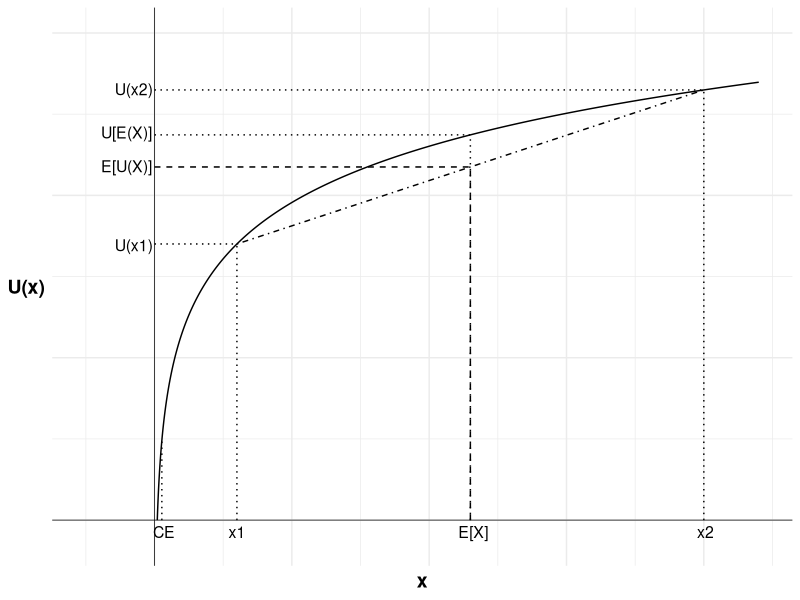
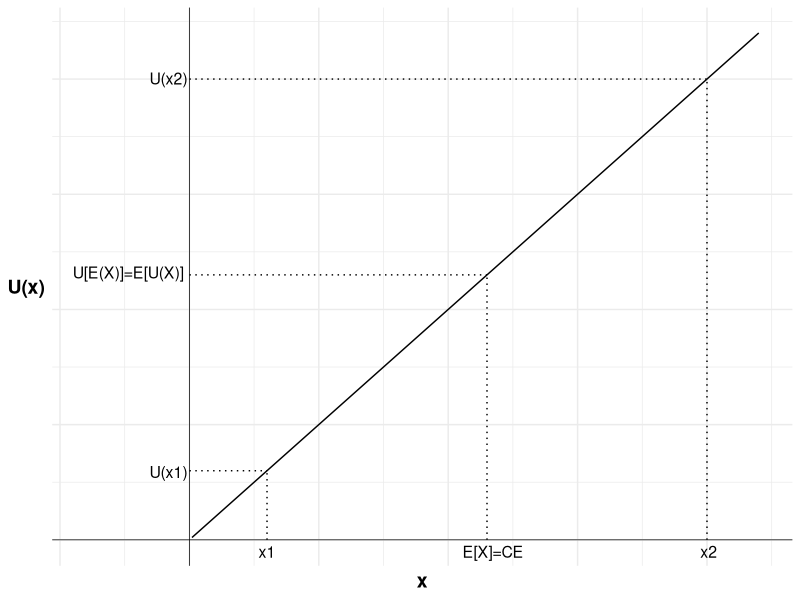
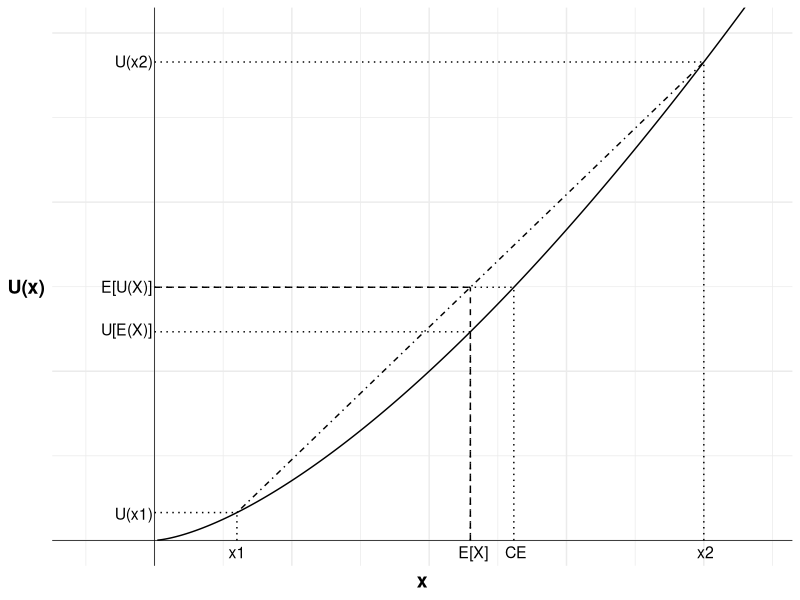

Reproduce these figures in R, in order.
## ---- chunk 1
#| label: fig-risk-aversion
#| fig-cap: "Risk aversion"

library(ggplot2)

u <- function(x){
  log(x)
}

df <- data.frame(
  x=seq(1,220,0.1),
  y=NA
)

df$y <- u(df$x)

#Variables for plot (may not match labels as not done to scale)
#Payoffs from gamble
p1 <- 0.5
x1 <- 30 #loss
p2 <- 0.5
x2 <- 200 #win
ev <- p1*x1+p2*x2 #expected value of gamble
xc <-115 #certain outcome
ce <-(p1*u(x1)+p2*u(x2))^(1/1.5) #certainty equivalent
px2 <-(ev-x1)/(x2-x1)

ggplot(mapping = aes(x, y)) +

  #Plot the utility curve
  geom_line(data = df) +
  geom_vline(xintercept = 0, linewidth=0.25)+ 
  geom_hline(yintercept = 0, linewidth=0.25)+
  labs(x = "x", y = "U(x)")+

  # Set the theme
  theme_minimal()+

  #remove numbers on each axis
  theme(axis.text.x = element_blank(),
            axis.text.y = element_blank(),
            axis.title=element_text(size=14,face="bold"),
            axis.title.y = element_text(angle=0, vjust=0.5))+

  #set limits - need to include room for labels
  coord_cartesian(xlim = c(-25, 220), ylim = c(-0.25, 6))+

  #Add labels x1, U(x1) and line to curve indicating each
  annotate("text", x = x1, y = 0, label = "x1", size = 4, hjust = 0.5, vjust = 1.5)+
  annotate("segment", x = x1, y = 0, xend = x1, yend = u(x1), linewidth = 0.5, colour = "black", linetype="dotted")+
  annotate("segment", x = 0, y = u(x1), xend = x1, yend = u(x1), linewidth = 0.5, colour = "black", linetype="dotted")+
  annotate("text", x = 0, y = u(x1), label = "U(x1)", size = 4, hjust = 1.05, vjust = 0.6)+

  #Add line to curve indicating utility of expected value
  annotate("segment", x = xc, y = 0, xend = xc, yend = u(xc), linewidth = 0.5, colour = "black", linetype="dotted")+
  annotate("segment", x = 0, y = u(xc), xend = xc, yend = u(xc), linewidth = 0.5, colour = "black", linetype="dotted")+
  annotate("text", x = 0, y = u(xc), label = "U[E(X)]", size = 4, hjust = 1.05, vjust = 0.3)+

  #Add expected utility line
  annotate("segment", x = x1, xend = x2, y = u(x1), yend = u(x2), linewidth = 0.5, colour = "black", linetype="dotdash")+

  #Add labels x2, U(x2) and line to curve indicating each
  annotate("text", x = x2, y = 0, label = "x2", size = 4, hjust = 0.4, vjust = 1.5)+
  annotate("segment", x = x2, y = 0, xend = x2, yend = u(x2), linewidth = 0.5, colour = "black", linetype="dotted")+
  annotate("segment", x = 0, y = u(x2), xend = x2, yend = u(x2), linewidth = 0.5, colour = "black", linetype="dotted")+
  annotate("text", x = 0, y = u(x2), label = "U(x2)", size = 4, hjust = 1.05, vjust = 0.45)+

  #Add labels E[X], E[U(X)] and curve indicating each
  annotate("text", x = ev, y = 0, label = "E[X]", size = 4, hjust = 0.4, vjust = 1.5)+
  annotate("segment", x = ev, y = 0, xend = ev, yend = u(x1)+(u(x2)-u(x1))*px2, linewidth = 0.5, colour = "black", linetype="dashed")+
  annotate("segment", x = 0, y = u(x1)+(u(x2)-u(x1))*px2, xend = ev, yend = u(x1)+(u(x2)-u(x1))*px2, linewidth = 0.5, colour = "black", linetype="dashed")+
  annotate("text", x = 0, y = u(x1)+(u(x2)-u(x1))*px2, label = "E[U(X)]", size = 4, hjust = 1.05, vjust = 0.45)+

  #Add vertical line indicating certainty equivalent and labelled "CE"
  annotate("segment", x = ce, xend = ce, y = 0, yend = u(ce), linewidth = 0.5, colour = "black", linetype="dotted")+
  annotate("text", x = ce, y = 0, label = "CE", size = 4, hjust = 0.4, vjust = 1.5)

## ---- chunk 2
#| label: fig-risk-neutral
#| fig-cap: "Risk neutral"

library(ggplot2)

u <- function(x){
  x
}

df <- data.frame(
  x=seq(1,220,0.1),
  y=NA
)

df$y <- u(df$x)

#Variables for plot (may not match labels as not done to scale)
#Payoffs from gamble
p1 <- 0.5
x1 <- 30 #loss
p2 <- 0.5
x2 <- 200 #win
ev <- p1*x1+p2*x2 #expected value of gamble
xc <-115 #certain outcome
ce <-p1*u(x1)+p2*u(x2) #certainty equivalent
px2 <-(ev-x1)/(x2-x1)

ggplot(mapping = aes(x, y)) +

  #Plot the utility curve
  geom_line(data = df) +
  geom_vline(xintercept = 0, linewidth=0.25)+ 
  geom_hline(yintercept = 0, linewidth=0.25)+
  labs(x = "x", y = "U(x)")+

  # Set the theme
  theme_minimal()+

  #remove numbers on each axis
  theme(axis.text.x = element_blank(),
            axis.text.y = element_blank(),
            axis.title=element_text(size=14,face="bold"),
            axis.title.y = element_text(angle=0, vjust=0.5))+

  #set limits - need to include room for labels
  coord_cartesian(xlim = c(-40, 220), ylim = c(-0.25, 220))+

  #Add labels x1, U(x1) and line to curve indicating each
  annotate("text", x = x1, y = 0, label = "x1", size = 4, hjust = 0.5, vjust = 1.5)+
  annotate("segment", x = x1, y = 0, xend = x1, yend = u(x1), linewidth = 0.5, colour = "black", linetype="dotted")+
  annotate("segment", x = 0, y = u(x1), xend = x1, yend = u(x1), linewidth = 0.5, colour = "black", linetype="dotted")+
  annotate("text", x = 0, y = u(x1), label = "U(x1)", size = 4, hjust = 1.05, vjust = 0.6)+

  #Add line to curve indicating utility of expected value
  annotate("segment", x = xc, y = 0, xend = xc, yend = u(xc), linewidth = 0.5, colour = "black", linetype="dotted")+
  annotate("segment", x = 0, y = u(xc), xend = xc, yend = u(xc), linewidth = 0.5, colour = "black", linetype="dotted")+
  annotate("text", x = 0, y = u(xc), label = "U[E(X)]=E[U(X)]", size = 4, hjust = 1.05, vjust = 0.3)+

  #Add labels x2, U(x2) and line to curve indicating each
  annotate("text", x = x2, y = 0, label = "x2", size = 4, hjust = 0.4, vjust = 1.5)+
  annotate("segment", x = x2, y = 0, xend = x2, yend = u(x2), linewidth = 0.5, colour = "black", linetype="dotted")+
  annotate("segment", x = 0, y = u(x2), xend = x2, yend = u(x2), linewidth = 0.5, colour = "black", linetype="dotted")+
  annotate("text", x = 0, y = u(x2), label = "U(x2)", size = 4, hjust = 1.05, vjust = 0.45)+

  #Add labels E[X], E[U(X)] and curve indicating each
  annotate("text", x = ev, y = 0, label = "E[X]=CE", size = 4, hjust = 0.4, vjust = 1.5)

## ---- chunk 3
#| label: fig-risk-seeking
#| fig-cap: "Risk seeking"

library(ggplot2)

u <- function(x){
  x^1.5
}

df <- data.frame(
  x=seq(1,220,0.1),
  y=NA
)

df$y <- u(df$x)

#Variables for plot (may not match labels as not done to scale)
#Payoffs from gamble
p1 <- 0.5
x1 <- 30 #loss
p2 <- 0.5
x2 <- 200 #win
ev <- p1*x1+p2*x2 #expected value of gamble
xc <-115 #certain outcome
ce <-(p1*u(x1)+p2*u(x2))^(1/1.5) #certainty equivalent
px2 <-(ev-x1)/(x2-x1)

ggplot(mapping = aes(x, y)) +

  #Plot the utility curve
  geom_line(data = df) +
  geom_vline(xintercept = 0, linewidth=0.25)+ 
  geom_hline(yintercept = 0, linewidth=0.25)+
  labs(x = "x", y = "U(x)")+

  # Set the theme
  theme_minimal()+

  #remove numbers on each axis
  theme(axis.text.x = element_blank(),
            axis.text.y = element_blank(),
            axis.title=element_text(size=14,face="bold"),
            axis.title.y = element_text(angle=0, vjust=0.5))+

  #set limits - need to include room for labels
  coord_cartesian(xlim = c(-25, 220), ylim = c(-0.25, 3000))+

  #Add labels x1, U(x1) and line to curve indicating each
  annotate("text", x = x1, y = 0, label = "x1", size = 4, hjust = 0.5, vjust = 1.5)+
  annotate("segment", x = x1, y = 0, xend = x1, yend = u(x1), linewidth = 0.5, colour = "black", linetype="dotted")+
  annotate("segment", x = 0, y = u(x1), xend = x1, yend = u(x1), linewidth = 0.5, colour = "black", linetype="dotted")+
  annotate("text", x = 0, y = u(x1), label = "U(x1)", size = 4, hjust = 1.05, vjust = 0.6)+

  #Add line to curve indicating utility of expected value
  annotate("segment", x = xc, y = 0, xend = xc, yend = u(xc), linewidth = 0.5, colour = "black", linetype="dotted")+
  annotate("segment", x = 0, y = u(xc), xend = xc, yend = u(xc), linewidth = 0.5, colour = "black", linetype="dotted")+
  annotate("text", x = 0, y = u(xc), label = "U[E(X)]", size = 4, hjust = 1.05, vjust = 0.3)+

  #Add expected utility line
  annotate("segment", x = x1, xend = x2, y = u(x1), yend = u(x2), linewidth = 0.5, colour = "black", linetype="dotdash")+

  #Add labels x2, U(x2) and line to curve indicating each
  annotate("text", x = x2, y = 0, label = "x2", size = 4, hjust = 0.4, vjust = 1.5)+
  annotate("segment", x = x2, y = 0, xend = x2, yend = u(x2), linewidth = 0.5, colour = "black", linetype="dotted")+
  annotate("segment", x = 0, y = u(x2), xend = x2, yend = u(x2), linewidth = 0.5, colour = "black", linetype="dotted")+
  annotate("text", x = 0, y = u(x2), label = "U(x2)", size = 4, hjust = 1.05, vjust = 0.45)+

  #Add labels E[X], E[U(X)] and curve indicating each
  annotate("text", x = ev, y = 0, label = "E[X]", size = 4, hjust = 0.4, vjust = 1.5)+
  annotate("segment", x = ev, y = 0, xend = ev, yend = u(x1)+(u(x2)-u(x1))*px2, linewidth = 0.5, colour = "black", linetype="dashed")+
  annotate("segment", x = 0, y = u(x1)+(u(x2)-u(x1))*px2, xend = ev, yend = u(x1)+(u(x2)-u(x1))*px2, linewidth = 0.5, colour = "black", linetype="dashed")+
  annotate("text", x = 0, y = u(x1)+(u(x2)-u(x1))*px2, label = "E[U(X)]", size = 4, hjust = 1.05, vjust = 0.45)+

  #Add vertical line indicating certainty equivalent and labelled "CE" plus line extending to utility curve
  annotate("segment", x = ce, xend = ce, y = 0, yend = u(ce), linewidth = 0.5, colour = "black", linetype="dotted")+
  annotate("text", x = ce, y = 0, label = "CE", size = 4, hjust = 0.4, vjust = 1.5)+
  annotate("segment", x = 0, y = u(ce), xend = ce, yend = u(ce), linewidth = 0.5, colour = "black", linetype="dotted")
